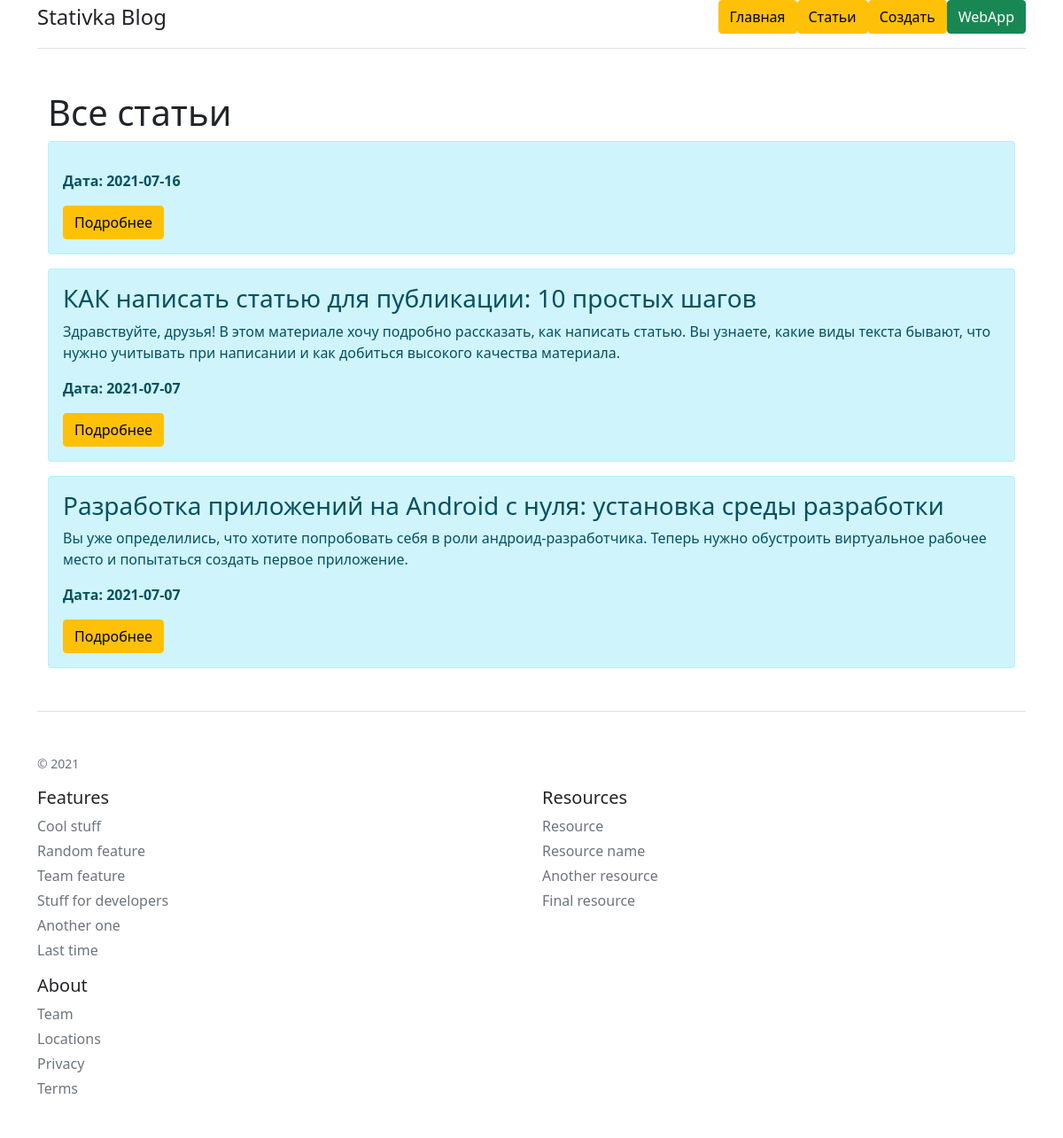
The page /posts on the database its author committed.
### app.py (models this page shows, shortened)
class Article(db.Model):
    id = db.Column(db.Integer, primary_key=True)
    title = db.Column(db.String(100), nullable=False)
    intro = db.Column(db.String(300), nullable=False)
    text = db.Column(db.Text, nullable=False)
    date = db.Column(db.DateTime, default=datetime.utcnow)

### app.py (the view)
@app.route('/posts')
def posts():
    articles = Article.query.order_by(Article.date.desc()).all()
    return render_template("posts.html", articles=articles)

### templates/posts.html (shortened to what this page needs)
{% extends 'base.html' %}
{% block body %}
    <div class="container mt-5">
        <h1>Все статьи</h1>
        {% if articles|length > 0 %}
            {% for el in articles %}
            <div class="alert alert-info">
                <h3>{{ el.title }}</h3>
                <p>{{ el.intro }}</p>
                <p><b>Дата: {{ el.date.date() }}</b></p>
                <a href="/posts/{{ el.id }}" class="btn btn-warning">Подробнее</a>
            </div>
            {% endfor %}
        {% else %}
            <p>У нас ещё нет статей на сайте</p>
        {% endif %}
    </div>
{% endblock %}

### templates/base.html (shortened to what this page needs)
<!doctype html>
<html lang="ru">
  <head>
    <link rel="stylesheet" href="{{ url_for('static', filename='css/bootstrap.min.css') }}">
  </head>
  <body>
    <div class="container">
      <div class="d-flex flex-column flex-md-row align-items-center pb-3 mb-4 border-bottom shadow-sw">
        <a href="/" class="d-flex align-items-center text-dark text-decoration-none">
          <span class="fs-4">Stativka Blog</span>
        </a>
        <nav class="d-inline-flex mt-2 mt-md-0 ms-md-auto">
          <a class="btn btn-warning" href="/">Главная</a>
          <a class="btn btn-warning" href="/posts">Статьи</a>
        </nav>
        <a class="btn btn-warning" href="/create_article">Создать</a>
        <a class="btn btn-success" href="/apps_fox">WebApp</a>
      </div>
      {% block body %}{% endblock %}
      <footer class="pt-4 my-md-5 pt-md-5 border-top">
        <div class="row">
          <div class="col-12 col-md">
            <small class="d-block mb-3 text-muted">© 2021</small>
          </div>
          <div class="col-6 col-md">
            <h5>Features</h5>
            <ul class="list-unstyled text-small">
              <li class="mb-1"><a class="link-secondary text-decoration-none" href="#">Cool stuff</a></li>
              <li class="mb-1"><a class="link-secondary text-decoration-none" href="#">Random feature</a></li>
              <li class="mb-1"><a class="link-secondary text-decoration-none" href="#">Team feature</a></li>
              <li class="mb-1"><a class="link-secondary text-decoration-none" href="#">Stuff for developers</a></li>
              <li class="mb-1"><a class="link-secondary text-decoration-none" href="#">Another one</a></li>
              <li class="mb-1"><a class="link-secondary text-decoration-none" href="#">Last time</a></li>
            </ul>
          </div>
          <div class="col-6 col-md">
            <h5>Resources</h5>
            <ul class="list-unstyled text-small">
              <li class="mb-1"><a class="link-secondary text-decoration-none" href="#">Resource</a></li>
              <li class="mb-1"><a class="link-secondary text-decoration-none" href="#">Resource name</a></li>
              <li class="mb-1"><a class="link-secondary text-decoration-none" href="#">Another resource</a></li>
              <li class="mb-1"><a class="link-secondary text-decoration-none" href="#">Final resource</a></li>
            </ul>
          </div>
          <div class="col-6 col-md">
            <h5>About</h5>
            <ul class="list-unstyled text-small">
              <li class="mb-1"><a class="link-secondary text-decoration-none" href="#">Team</a></li>
              <li class="mb-1"><a class="link-secondary text-decoration-none" href="#">Locations</a></li>
              <li class="mb-1"><a class="link-secondary text-decoration-none" href="#">Privacy</a></li>
              <li class="mb-1"><a class="link-secondary text-decoration-none" href="#">Terms</a></li>
            </ul>
          </div>
        </div>
      </footer>
    </div>
  </body>
</html>

### rows shown on the page
Article: date "2021-07-16"
Article: title "КАК написать статью для публикации: 10 простых шагов", intro "Здравствуйте, друзья! В этом материале хочу подробно рассказать, как написать статью. Вы узнаете, какие виды текста бывают, что нужно учитывать при написании и как добиться высокого качества материала.", date "2021-07-07"
Article: title "Разработка приложений на Android с нуля: установка среды разработки", intro "Вы уже определились, что хотите попробовать себя в роли андроид-разработчика. Теперь нужно обустроить виртуальное рабочее место и попытаться создать первое приложение.", date "2021-07-07"
